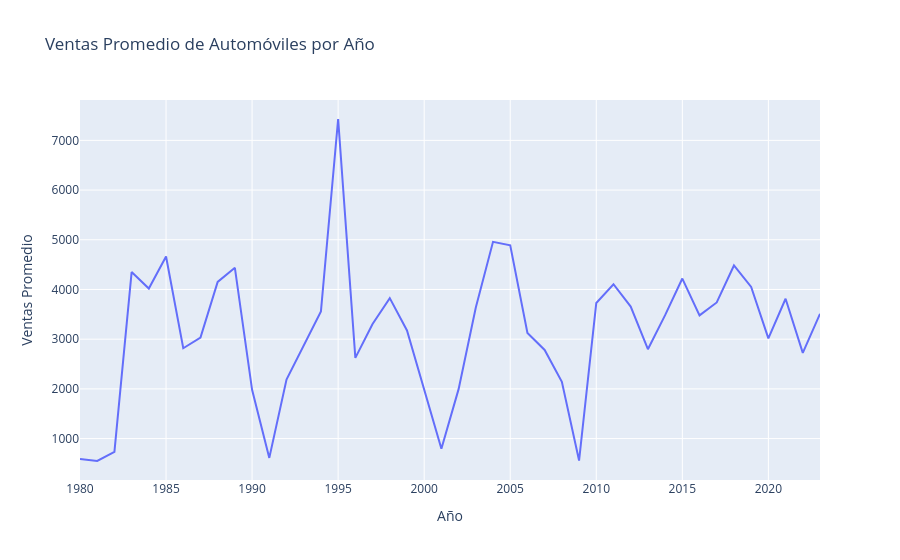

The code cell stored with this chart in its notebook:
### Markdown cell above
<details><summary>Click here for a hint</summary>

<p>
You will require:-
<br>to group the year and calculate the average on the 'Automobile Sales', as the data has years and months column
<br>make use of .plot() with kind = 'line'
<br>donot forget to include labels and title
</details>

### Code cell
import plotly.express as px
# Agrupamos por anio y calculamos el promedio de ventas
df_line = df.groupby('Year')['Automobile_Sales'].mean().reset_index()

# Creamos el grafico con Plotly Express
fig = px.line(df_line, 
              x='Year', 
              y='Automobile_Sales',
              title='Ventas Promedio de Automóviles por Año',
              labels={'Automobile_Sales': 'Ventas Promedio', 'Year': 'Año'})

# Mostramos el grafico
fig.show()

### Figure 1 — Plotly figure (JSON) as saved in the notebook; plotly's stock layout.template omitted (floating-point values rounded to 4 significant figures)
{"data": [{"hovertemplate": "Año=%{x}<br>Ventas Promedio=%{y}<extra></extra>", "legendgroup": "", "line": {"color": "#636efa", "dash": "solid"}, "marker": {"symbol": "circle"}, "mode": "lines", "name": "", "orientation": "v", "showlegend": false, "type": "scatter", "x": [1980, 1981, 1982, 1983, 1984, 1985, 1986, 1987, 1988, 1989, 1990, 1991, 1992, 1993, 1994, 1995, 1996, 1997, 1998, 1999, 2000, 2001, 2002, 2003, 2004, 2005, 2006, 2007, 2008, 2009, 2010, 2011, 2012, 2013, 2014, 2015, 2016, 2017, 2018, 2019, 2020, 2021, 2022, 2023], "xaxis": "x", "y": [590.0, 549.2, 731.6, 4350.0, 4018.0, 4664.0, 2818.0, 3034.0, 4152.0, 4435.0, 1981.0, 611.4, 2187.0, 2881.0, 3560.0, 7430.0, 2623.0, 3306.0, 3827.0, 3176.0, 1967.0, 796.5, 1995.0, 3639.0, 4958.0, 4889.0, 3126.0, 2783.0, 2143.0, 558.6, 3729.0, 4106.0, 3655.0, 2798.0, 3483.0, 4220.0, 3478.0, 3739.0, 4483.0, 4051.0, 3017.0, 3813.0, 2724.0, 3511.0], "yaxis": "y"}], "layout": {"legend": {"tracegroupgap": 0}, "title": {"text": "Ventas Promedio de Automóviles por Año"}, "xaxis": {"anchor": "y", "domain": [0, 1], "title": {"text": "Año"}}, "yaxis": {"anchor": "x", "domain": [0, 1], "title": {"text": "Ventas Promedio"}}}}
